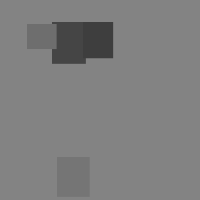
Frame 1 (no input)
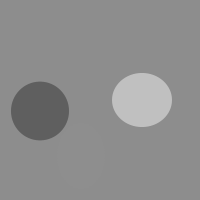
Frame 60 (the mouse pressed at the canvas centre just before this capture)
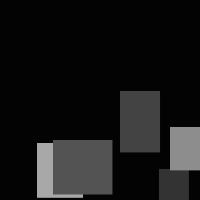
Frame 120 (the mouse held since frame 60 and released just before this capture)

The Processing sketch that drew these frames (run headless with seeded random() and noise(); from frame 60 on, the mouse is pressed at the canvas centre):

// Processing sketch: Simple_Square_Circle
// ── Simple_Square_Circle.pde
int count = 0;

void setup() {
  size(200, 200);
  //frameRate(4);
  noStroke();
}


void draw() {
  clear();
  background(random(0, 204));
  
  int roundness = 0;
  if (random(1) > 0.5) roundness = 99;
  
  for (int i = 0; i < random(2,6); i++) {
    int x = (int)random(width * 0.1, width * 0.9);
    int y = (int)random(height * 0.1, height * 0.9);
    
    float size = random(0.1 * (height + width)/2, 0.3 * (height + width)/2);
    float size2 = random(0.1 * (height + width)/2, 0.3 * (height + width)/2);
    float scaleFactor = random(-0.4, 0.4);
    
    if (scaleFactor < 0) size *= (-scaleFactor + 1);
    if (scaleFactor > 0) size2 *= (scaleFactor + 1);
    
    fill(random(48, 255));
    if (roundness == 0) rect(x, y, size, size2);
    else ellipse(x, y, size, size2);
  }
  
  String fname = String.format("img-r%02d-%03ds.png", roundness, count);
  save(fname);
  count++;
  if (count > 4000) stop();
}
